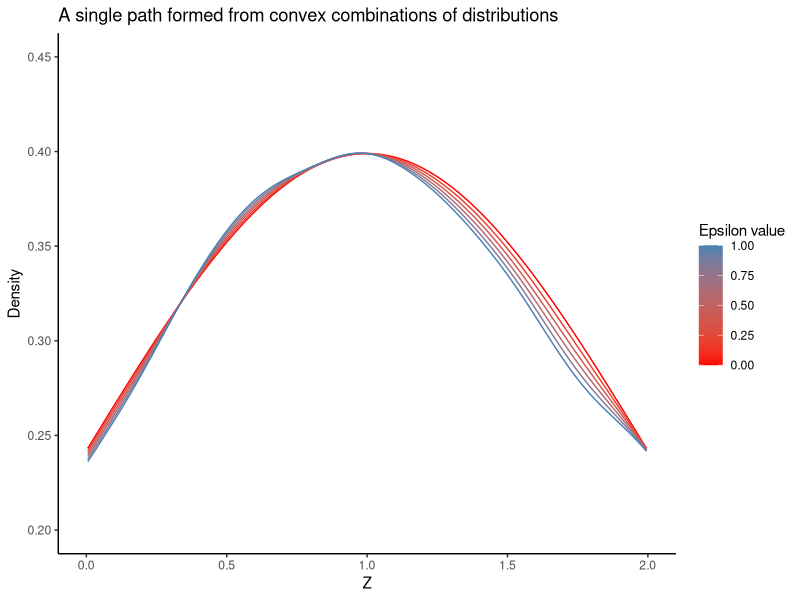

The R source for this figure: (Note: this script raises an error after producing the figure.)
##################
#Packages
##################
library(tidyverse)  #For tidy data
library(ggplot2)    #For plotting
library(e1071)      #For moment calculations
#-----------------


############################################################
#        Visually communicating intuition for IFs
############################################################

#We follow the example of the paper using T(P) = E(p(z)^2) for a 1-dimensional r.v.



############################################################
#     Defining function for making mixed distributions
############################################################

Fmixture_model <- function(seed, n, n_epsilon, empdist, theodist, ...){
  
  #Seed: Choose seed for reproducability
  #n: Choose number of simulations
  #n_epsilon: Choose number of epsilon-submodels with epsilon in [0,1]
  #empdist: Choose empirical distribution (rexp, rnorm, runif,...)
  #theodist: Choose theoretical distribution (dexp, dnorm, dunif,...)
  #...: Choose parameters for your chosen distribution e.g. 0,1 for standard normal
  
  
  #Set seed
  set.seed(seed)
  
  #Empirical distribution
  sim_data <- empdist(n, ...)
  density_est <- density(sim_data, n = 1024)
  emp_dist <- density_est$y
  
  #Theoretical distribution
  theo_dist <- theodist(density_est$x, ...)
  
  
  #Mixture distribution
  epsilon <- seq(0,1,1/n_epsilon)
  
  epsilon_dist <- sapply(epsilon, function(w) {
    w * emp_dist +
      (1 - w) * theo_dist
  }, simplify = FALSE)
  
  #Collecting models into dataframes
  submodels <- data.frame("X.axis" = density_est$x)
  
  for (i in (1:length(epsilon))){
    submodels[[paste0("Epsilon_", epsilon[i])]] <- epsilon_dist[[i]]
  }
  
  #Creating a long dataframe used for plots
  submodels_long <- reshape2::melt(data = submodels, id.vars = "X.axis")
  submodels_long$epsilon <- rep(epsilon, each = length(density_est$x))
  
  all_models <- data.frame(submodels, "Emp.dist" = emp_dist, "Theoretical.dist" = theo_dist)
  
  return(list("all_models" = all_models, "submodels_long" = submodels_long))
}



############################################################
#                 Simulating mixed-model data
############################################################

#Function for simulating data based on the mixed densities
Fmixed_data_sim <- function(seed, Fmixture_model_all_models, n_sims){
  
  
  set.seed(seed) #Set seed for reproduceability
  
  simulated_data <- sapply(Fmixture_model_all_models[,-1], 
         FUN = sample, x = Fmixture_model_all_models[[1]], size = n_sims, replace = TRUE) #Simulate data
  
  return(simulated_data)
}


############################################################
#                 Functional calculations
############################################################

#Function for calculating functionals
Fmixfunctionals <- function(Fmixture_model_all_models, functional, ...){
  Fmixture_model_all_models <- Fmixture_model_all_models[,2:(ncol(Fmixture_model_all_models)-2)] #Select only epsilon-distributions
  est_functionals <- sapply(Fmixture_model_all_models, functional, ...) #Applying functional to each distribution
  
  
  functionals_long <- reshape2::melt(data = est_functionals, id.vars = "Index") #Reshaping to get functionals as vector
  
  est_functionals <- data.frame("epsilon" = seq(0,1,1/(length(functionals_long$value)-1)), 
                                'functionals' = functionals_long$value) #Collecting functionals and corresponding epsilon value
  
  return(est_functionals)
}







############################################################
#             Using functions to make plots and calculations
############################################################
epsilon_model <- Fmixture_model(1, 10000, 5, rnorm, dnorm, 1, 1)
long_submodels <- epsilon_model$submodels_long

#Plotting
ggplot(long_submodels, aes(x = X.axis, color = epsilon, fill = variable)) +
  # Add multiple geom_line layers for each y-axis column
  geom_line(aes(y = value), linetype = "solid") +
  scale_color_gradient(low = "red", high = "steelblue", name = "Epsilon value") +  # Adjust low and high colors as needed
  theme_classic() +
  labs(title = "A single path formed from convex combinations of distributions",
       x = "Z",
       y = "Density")+ xlim(c(0, 2)) + ylim(c(0.2, 0.45))



dists <- epsilon_model_functional_plot$all_models[-c(1,103,104)]
funcs <- est_functionals$functionals

gateau_deriv_1 <- -mean((dists$Epsilon_1 - funcs[101]))

slope <- (est_functionals[nrow(est_functionals),2] - est_functionals[nrow(est_functionals) - 1,2])/
  (est_functionals[nrow(est_functionals),1] - est_functionals[nrow(est_functionals) - 1,1])

#Simulating same data but with more epsilons for plotting functional curve
epsilon_model_functional_plot <- Fmixture_model(1, 10000, 100, rexp, dexp, 0.1)

est_functionals <- Fmixfunctionals(epsilon_model_functional_plot$all_models, functional = moment, 1)

ggplot(est_functionals, aes(x = epsilon, y = functionals)) +
  geom_line(linetype = "solid") + theme_classic() +
  labs(title = "Functional values along the path",
       x = "Epsilon",
       y = "Functional") + ylim(c(0.005, 0.015)) + geom_abline(intercept = funcs[101] - slope, slope = slope)






